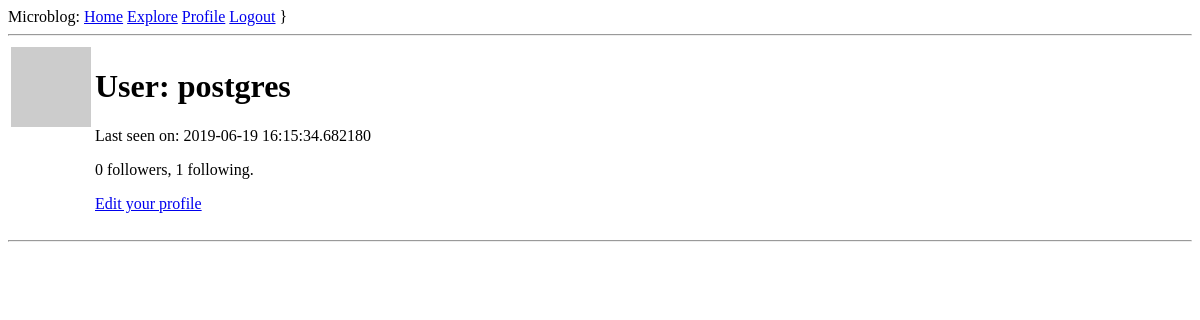
The app's page /user/postgres (signed in), older data.
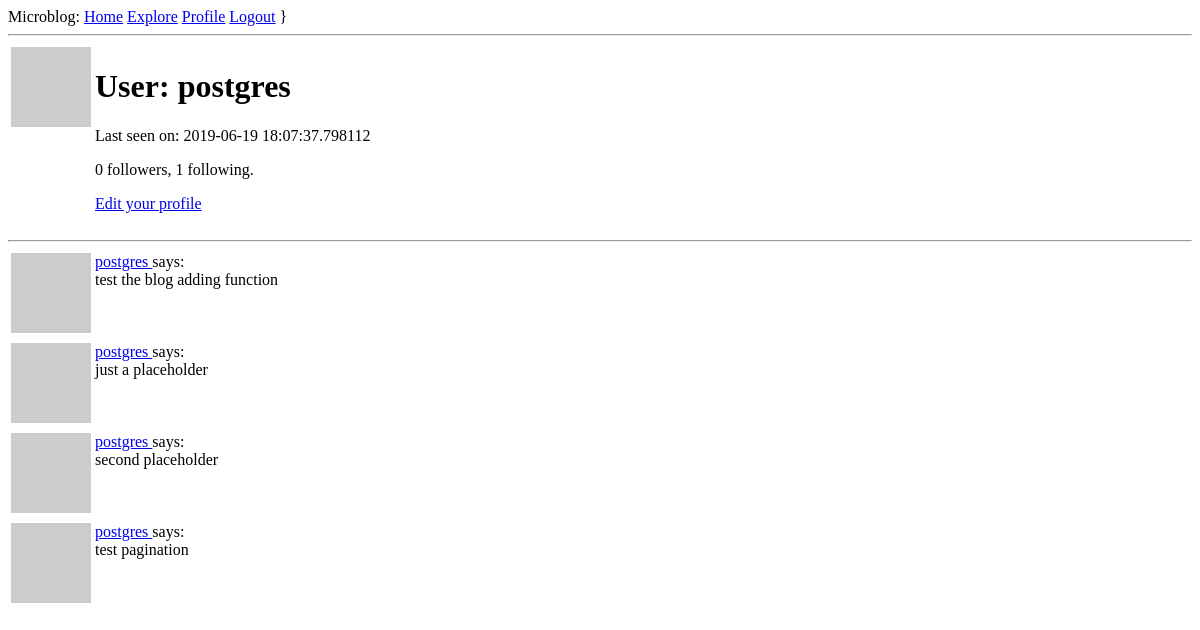
The same page, newer data.
### server/models.py (models this page shows, shortened)
class User(UserMixin, db.Model):
    id = db.Column(db.Integer, primary_key=True)
    username = db.Column(db.String(64), index=True, unique=True, nullable=False)
    email = db.Column(db.String(128), index=True, unique=True, nullable=False)
    password_hash = db.Column(db.String(128), nullable=False)
    posts = db.relationship('Post', backref='author', lazy='dynamic') # 'Post'= reference to a class not yet created
    about_me = db.Column(db.String(256), nullable=True)
    last_seen  =db.Column(db.DateTime, default=datetime.utcnow)
    followed = db.relationship(
        'User', secondary=followers,
        primaryjoin=(followers.c.follower_id == id),
        secondaryjoin=(followers.c.followed_id == id),
        backref=db.backref('followers', lazy='dynamic'), lazy='dynamic')
    def avatar(self,size):
        digest = md5(self.email.lower().encode('utf-8')).hexdigest()
        return  f'https://www.gravatar.com/avatar/{digest}?d=identicon&s={size}'

class Post(db.Model):
    id = db.Column(db.Integer, primary_key=True)
    body = db.Column(db.String(140), nullable=False)
    timestamp = db.Column(db.DateTime, index=True, default=datetime.utcnow)
    user_id = db.Column(db.Integer, db.ForeignKey('user.id'),nullable=False)

### server/routes.py (the view)
@app.route('/user/<username>')
@login_required
def user(username):
    user = User.query.filter_by(username = username).first_or_404()
    posts = current_user.posts
    return render_template('user.html',posts = posts , user =user)

### server/models.py (called while the page is built)
@login.user_loader
def load_user(id):
    return User.query.get(int(id))

### server/routes.py (called while the page is built)
@app.before_request
def before_request():
    if current_user.is_authenticated:
        current_user.last_seen = datetime.utcnow()
        db.session.commit()

### templates/user.html (shortened to what this page needs)
{% extends "navbar.html" %}
{% block content %}
<table>
    <tr valign="top">
        <td><img src="{{ user.avatar(128) }}"></td>
        <td>
            <h1>User: {{ user.username }}</h1>
            {% if user.last_seen %}<p>Last seen on: {{ user.last_seen }}</p>{% endif %}
            <p>{{ user.followers.count() }} followers, {{ user.followed.count() }} following.</p>
            {% if user == current_user %}
<p><a href="{{ url_for('edit_profile') }}">Edit your profile</a></p>
            {% elif not current_user.is_following(user) %}
            <p><a href="{{ url_for('follow', username=user.username) }}">Follow</a></p>
            {% else %}
            <p><a href="{{ url_for('unfollow', username=user.username) }}">Unfollow</a></p>
            {% endif %}
        </td>
    </tr>
</table>
<hr>
{% for post in posts %}
{% include '_post.html' %}
{% endfor %}
{% endblock %}

### templates/navbar.html (shortened to what this page needs)
<!DOCTYPE html>
<html>
<head>
</head>
<body>
<div>Microblog:
    <a href="{{ url_for('index') }}">Home</a>
    <a href="{{ url_for('explore') }}">Explore</a>
    {% if current_user.is_anonymous %}
        <a href="{{ url_for('login') }}">Login</a>
    {% else %}
        <a href="{{ url_for('user', username = current_user.username) }}">Profile</a>
        <a href="{{ url_for('logout') }}">Logout</a>
    {% endif %}}
</div>
<hr>
{% block content %}{% endblock %}
</body>
</html>

### templates/_post.html
    <table>
        <tr valign="top">
            <td><img src="{{ post.author.avatar(36) }}"></td>
            <td>
                <a href="{{ url_for('user', username=post.author.username) }}">
                    {{ post.author.username }}
                </a>
                says:<br>{{ post.body }}
            </td>
        </tr>
    </table>

Row changes from the older to the newer data that the page shows:
changed User "postgres": last_seen "2019-06-19 16:15:34.682180" → "2019-06-19 18:07:37.798112"
added Post: author.username "postgres", body "test the blog adding function"
added Post: author.username "postgres", body "just a placeholder"
added Post: author.username "postgres", body "second placeholder"
added Post: author.username "postgres", body "test pagination"
